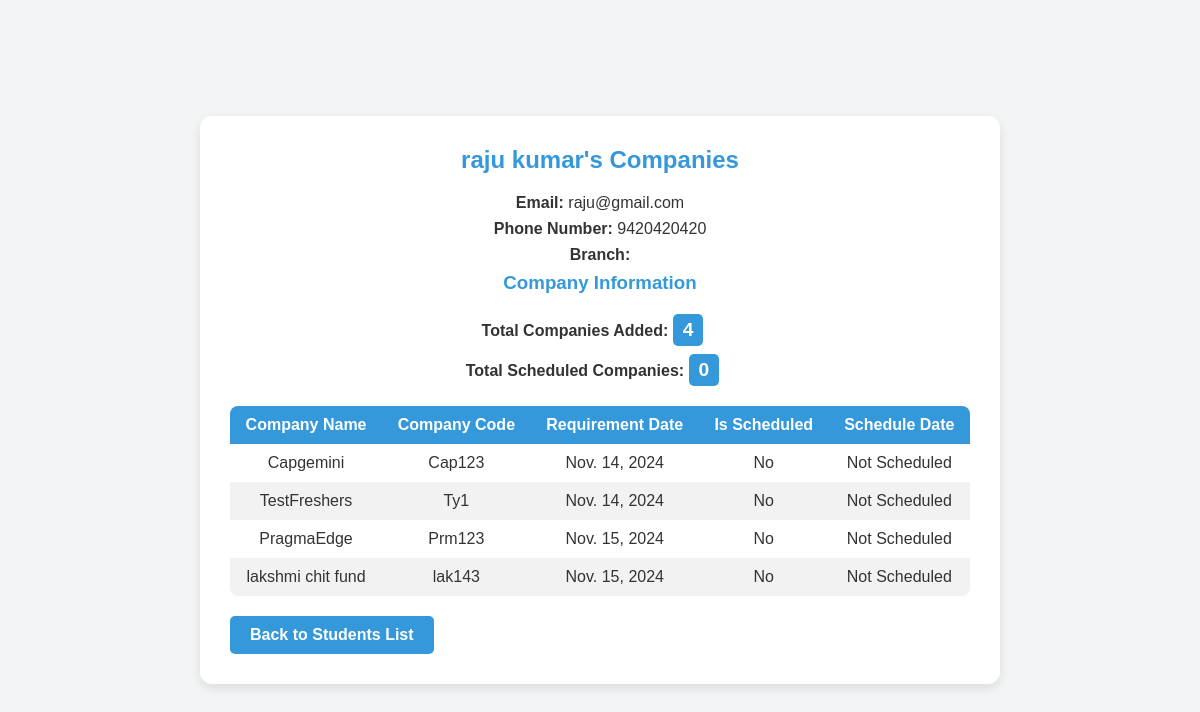
The app's page /student/8/companies/, older data.
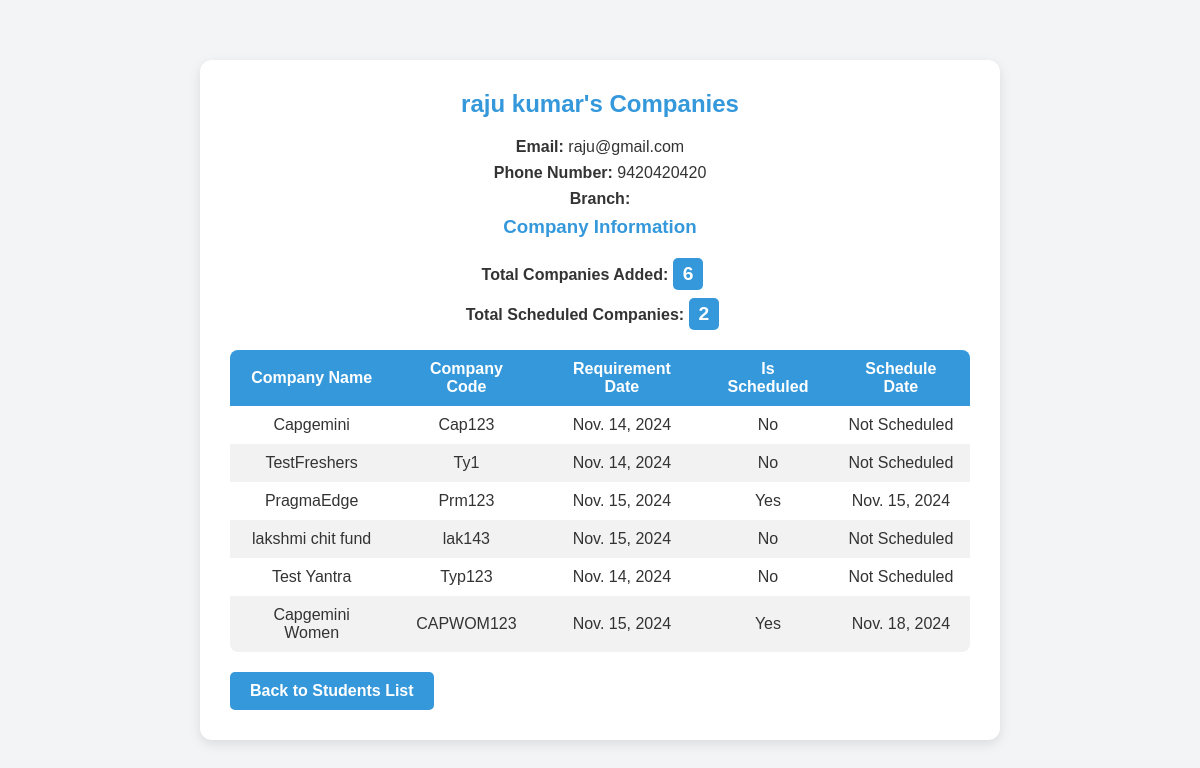
The same page, newer data.
### student/models.py (models this page shows)
class Student(models.Model):
    name = models.CharField(max_length=100)
    email = models.EmailField(max_length=100,)
    ph_no=models.IntegerField(unique=True)
    branch=models.CharField(max_length=25)
    batch_code = models.CharField(max_length=26, blank=False,default="A1")  # Required in forms

### company/models.py (models this page shows, shortened)
class Company(models.Model):
    name = models.CharField(max_length=255)
    company_code = models.CharField(max_length=30, unique=True)
    requirement_date = models.DateField(auto_now_add=True)
    is_scheduled = models.BooleanField(default=False)
    schedule_date = models.DateField(null=True, blank=True)
    students = models.ManyToManyField(Student, related_name="companies", blank=True)

### student/views.py (the view)
# urls.py: path('<int:student_id>/companies/', student_companies_view, name='student_companies'),
def student_companies_view(request, student_id):
    student = get_object_or_404(Student, pk=student_id)
    companies = student.companies.all()
    total_companies = companies.count()
    total_scheduled = companies.filter(is_scheduled=True).count()
    context = {
        'student': student,
        'companies': companies,
        'total_companies': total_companies,
        'total_scheduled': total_scheduled,
    }
    return render(request, 'student/student_companies.html', context)

### template/student/student_companies.html (shortened to what this page needs)
<!DOCTYPE html>
<html lang="en">
<head>
</head>
<body>
    <div class="container">
        <h2>{{ student.name }}'s Companies</h2>
        <p><strong>Email:</strong> {{ student.email }}</p>
        <p><strong>Phone Number:</strong> {{ student.ph_no }}</p>
        <p><strong>Branch:</strong> {{ student.branch }}</p>
        <h3>Company Information</h3>
        <p>
            <strong>Total Companies Added:</strong>
            <span id="added-count" class="highlight-count">{{ total_companies }}</span>
        </p>
        <p>
            <strong>Total Scheduled Companies:</strong>
            <span id="scheduled-count" class="highlight-count">{{ total_scheduled }}</span>
        </p>
        <table id="company-table">
            <thead>
                <tr>
                    <th>Company Name</th>
                    <th>Company Code</th>
                    <th>Requirement Date</th>
                    <th>Is Scheduled</th>
                    <th>Schedule Date</th>
                </tr>
            </thead>
            <tbody>
                {% for company in companies %}
                    <tr id="company-{{ company.id }}" class="company-row">
                        <td>{{ company.name }}</td>
                        <td>{{ company.company_code }}</td>
                        <td>{{ company.requirement_date }}</td>
                        <td>{{ company.is_scheduled|yesno:"Yes,No" }}</td>
                        <td>{{ company.schedule_date|default:"Not Scheduled" }}</td>
                    </tr>
                {% endfor %}
            </tbody>
        </table>
        <a href="{% url 'student:student_list' %}" class="back-btn">Back to Students List</a>
    </div>
</body>
</html>

### template/student/student_companies.html (style rules this page uses)
* { margin: 0; padding: 0; box-sizing: border-box; }
body { font-family: Arial, sans-serif; background-color: #f3f4f6; color: #333; display: flex; justify-content: center; align-items: center; min-height: 100vh; }
.container { background-color: #ffffff; width: 90%; max-width: 800px; padding: 30px; border-radius: 12px; box-shadow: 0 4px 12px rgba(0, 0, 0, 0.1); }
h2, h3 { color: #3498db; text-align: center; margin-bottom: 20px; }
p { font-size: 1em; margin: 8px 0; text-align: center; }
.highlight-count { background-color: #3498db; color: white; font-size: 1.2em; font-weight: bold; padding: 5px 10px; border-radius: 5px; display: inline-block; margin-right: 15px; transition: all 0.3s ease; }
table { width: 100%; margin-top: 20px; border-collapse: collapse; overflow: hidden; border-radius: 8px; }
th, td { padding: 10px 15px; text-align: center; }
th { background-color: #3498db; color: white; }
tr:nth-child(even) { background-color: #f2f2f2; }
.back-btn { display: inline-block; margin-top: 20px; padding: 10px 20px; font-size: 1em; font-weight: bold; color: white; background-color: #3498db; border-radius: 5px; text-align: center; text-decoration: none; transition: background-color 0.3s; }

Row changes from the older to the newer data that the page shows:
changed Company "PragmaEdge": is_scheduled "No" → "Yes"; schedule_date "Not Scheduled" → "Nov. 15, 2024"
now on this page (row unchanged): Company: name "Test Yantra", company_code "Typ123", requirement_date "Nov. 14, 2024", is_scheduled "No", schedule_date "Not Scheduled"
added Company: name "Capgemini Women", company_code "CAPWOM123", requirement_date "Nov. 15, 2024", is_scheduled "Yes", schedule_date "Nov. 18, 2024"
Text that changed along with them:
{{ total_companies }}: "4" → "6"
{{ total_scheduled }}: "0" → "2"
